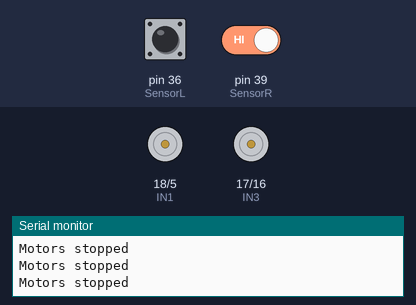
Bench run of a sketch on a simulated Arduino Mega 2560, built with avr-gcc and run on an emulated ATmega2560. Parts: motor-driver pin pairs drawn as motors (green arrow = first pin HIGH = forward, orange = second pin HIGH = backward, longer = more drive, scaled by the enable pin), the last lines printed to the serial monitor. Inputs (shaded band) come from the test bench; at power-on: pin 36 (SensorL) HIGH, pin 39 (SensorR) HIGH.

Above: at 1.2 s.
1.3 s: pin 36 (SensorL) driven LOW
At 2.2 s:
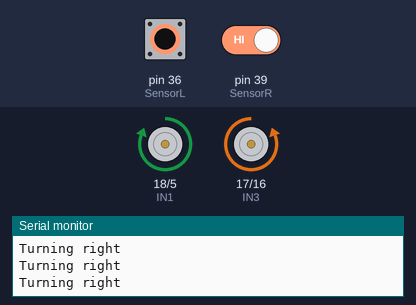
2.8 s: pin 39 (SensorR) driven LOW
At 3.4 s:
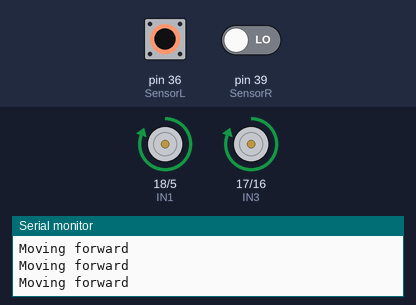
4.3 s: pin 36 (SensorL) driven HIGH
At 4.6 s:
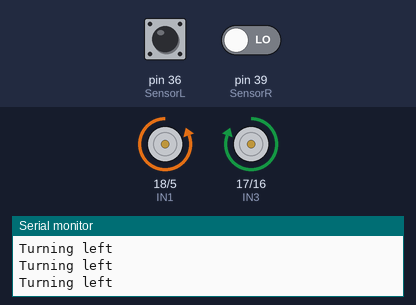
5.8 s: pin 39 (SensorR) driven HIGH
At 7.0 s:
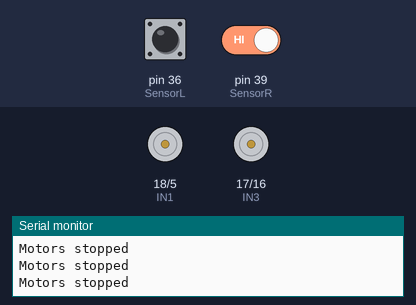
7.3 s: pin 36 (SensorL) pulsed LOW 2 times (0.12 s each, 0.3 s apart)
At 7.56 s:
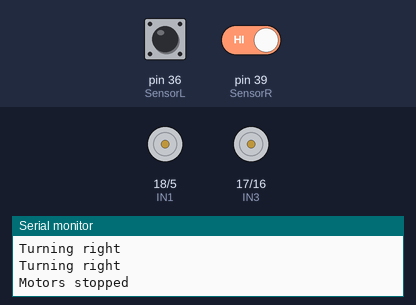
Timing chart, 0 to 10.3 s (numbered marks = the images above; inputs shaded):
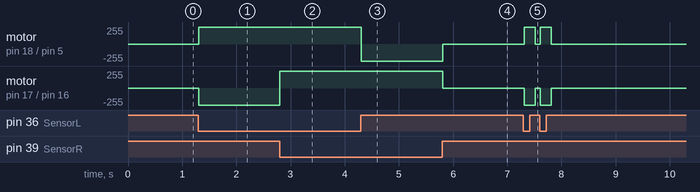

The sketch:

FollowingLines.ino
```cpp
// Motor control pins
const int IN1 = 18;
const int IN2 = 5;
const int IN3 = 17;
const int IN4 = 16;
const int ENA = 19;
const int ENB = 4;

// IR sensor pins
const int SensorL = 36;  // Left sensor
const int SensorR = 39;  // Right sensor

void setup() {
  Serial.begin(9600);  // Initialize serial communication

  // Initialize motor control pins as outputs
  pinMode(IN1, OUTPUT);
  pinMode(IN2, OUTPUT);
  pinMode(IN3, OUTPUT);
  pinMode(IN4, OUTPUT);
  pinMode(ENA, OUTPUT);
  pinMode(ENB, OUTPUT);

  // Initialize sensor pins as inputs
  pinMode(SensorL, INPUT);
  pinMode(SensorR, INPUT);

  Serial.println("Setup complete. Ready to follow the line.");
}

void loop() {
  // Read sensor states
  int leftState = digitalRead(SensorL);
  int rightState = digitalRead(SensorR);

  // Control robot movement based on sensor inputs
  if (leftState == LOW && rightState == LOW) {
    // Move forward
    moveForward();
  } else if (leftState == LOW && rightState == HIGH) {
    // Turn right
    turnRight();
  } else if (leftState == HIGH && rightState == LOW) {
    // Turn left
    turnLeft();
  } else {
    // Stop
    stopMotors();
  }

  delay(100); // Small delay to stabilize sensor readings
}

// Function to move the robot forward
void moveForward() {
  digitalWrite(IN1, HIGH);
  digitalWrite(IN2, LOW);
  digitalWrite(ENA, HIGH);
  digitalWrite(IN3, HIGH);
  digitalWrite(IN4, LOW);
  digitalWrite(ENB, HIGH);
  Serial.println("Moving forward");
}

// Function to turn the robot right
void turnRight() {
  digitalWrite(IN1, HIGH);
  digitalWrite(IN2, LOW);
  digitalWrite(ENA, HIGH);
  digitalWrite(IN3, LOW);
  digitalWrite(IN4, HIGH);
  digitalWrite(ENB, HIGH);
  Serial.println("Turning right");
}

// Function to turn the robot left
void turnLeft() {
  digitalWrite(IN1, LOW);
  digitalWrite(IN2, HIGH);
  digitalWrite(ENA, HIGH);
  digitalWrite(IN3, HIGH);
  digitalWrite(IN4, LOW);
  digitalWrite(ENB, HIGH);
  Serial.println("Turning left");
}

// Function to stop the robot
void stopMotors() {
  digitalWrite(ENA, LOW);
  digitalWrite(ENB, LOW);
  Serial.println("Motors stopped");
}
```

Measured:
- after the input at 1.3 s, motor on pin 18 (IN1) / pin 5 (IN2): stopped → forward 255/255 at once; motor on pin 17 (IN3) / pin 16 (IN4): stopped → backward 255/255 at once
- after the input at 2.8 s, motor on pin 17 (IN3) / pin 16 (IN4): backward 255/255 → forward 255/255 at once
- after the input at 4.3 s, motor on pin 18 (IN1) / pin 5 (IN2): forward 255/255 → backward 255/255 at once
- after the input at 5.8 s, motor on pin 18 (IN1) / pin 5 (IN2): backward 255/255 → stopped at once; motor on pin 17 (IN3) / pin 16 (IN4): forward 255/255 → stopped at once
- after the input at 7.3 s, motor on pin 18 (IN1) / pin 5 (IN2): alternates forward 255/255 for 0.20 s and stopped for 0.10 s, 4 changes in all, then stays stopped, starting at once; motor on pin 17 (IN3) / pin 16 (IN4): alternates backward 255/255 for 0.20 s and stopped for 0.10 s, 4 changes in all, then stays stopped, starting at once
